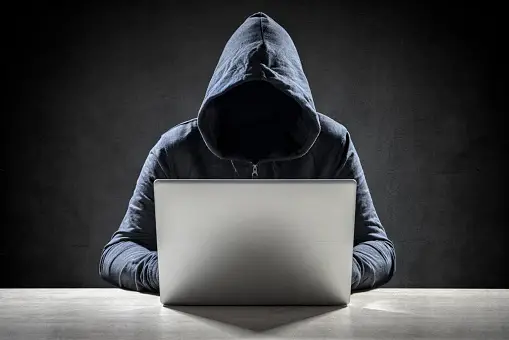
#> input picture input_image_02.png, 509 x 340 px, found by its file name
$ python PRODIGY_CS_02.py
#> lines starting #> are read from the running program, lines starting #| are printed output that depends on the picture
# -*- coding: utf-8 -*-
"""PRODIGY_CS_02

Automatically generated by Colab.

Original file is located at
    https://colab.research.google.com/drive/19LsTwbWZIKceyRFJLD5EKfxXyU2Cmd5K
"""

from PIL import Image

def encrypt_image(input_path, output_path, key):
#> called with input_path = '/input_image_02.png', output_path = 'encrypted_image_02.png', key = 50
    image = Image.open(input_path).convert('RGB')
#> image is the input picture: PIL image 509x340 RGB; mean R, G, B 65.5, 66.3, 67.2
    pixels = image.load()
    for i in range(image.size[0]):
        for j in range(image.size[1]):
            r, g, b = pixels[i, j]
            r_encrypted = (r + key) % 256
            g_encrypted = (g + key) % 256
            b_encrypted = (b ^ key) % 256
            pixels[i, j] = (r_encrypted, g_encrypted, b_encrypted)

    image.save(output_path)
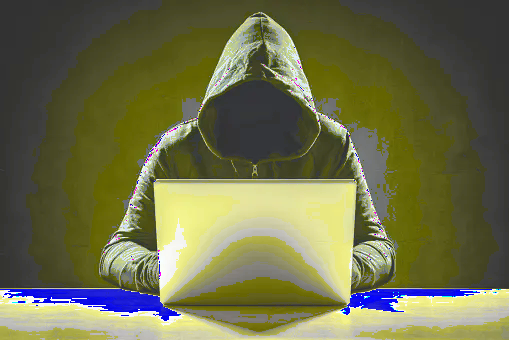
#> saved as encrypted_image_02.png: PIL image 509x340 RGB; mean R, G, B 109.6, 110.3, 73.3
    print(f"Encrypted image saved to {output_path}")

def decrypt_image(input_path, output_path, key):
#> called with input_path = 'encrypted_image_02.png', output_path = 'decrypted_image_02.png', key = 50
    image = Image.open(input_path).convert('RGB')
    pixels = image.load()
    for i in range(image.size[0]):
        for j in range(image.size[1]):
            r, g, b = pixels[i, j]
            r_decrypted = (r - key) % 256
            g_decrypted = (g - key) % 256
            b_decrypted = (b ^ key) % 256
            pixels[i, j] = (r_decrypted, g_decrypted, b_decrypted)

    image.save(output_path)
    print(f"Decrypted image saved to {output_path}")


input_image_path = '/input_image_02.png'
encrypted_image_path = 'encrypted_image_02.png'
decrypted_image_path = 'decrypted_image_02.png'
encryption_key = 50

encrypt_image(input_image_path, encrypted_image_path, encryption_key)
decrypt_image(encrypted_image_path, decrypted_image_path, encryption_key)
